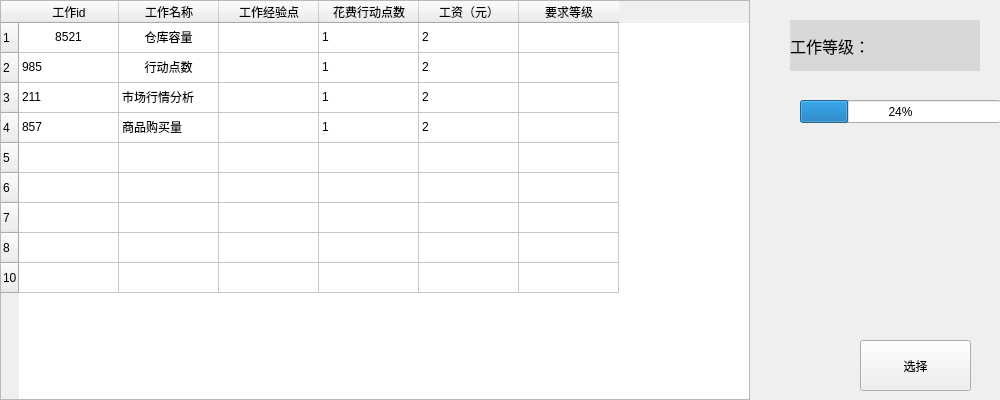
   <widget class="QWidget" name="job" native="true">
    <property name="geometry">
     <rect>
      <x>0</x>
      <y>100</y>
      <width>1000</width>
      <height>400</height>
     </rect>
    </property>
    <widget class="QTableWidget" name="job_table">
     <property name="geometry">
      <rect>
       <x>0</x>
       <y>0</y>
       <width>750</width>
       <height>400</height>
      </rect>
     </property>
     <property name="sizePolicy">
      <sizepolicy hsizetype="Expanding" vsizetype="Expanding">
       <horstretch>0</horstretch>
       <verstretch>0</verstretch>
      </sizepolicy>
     </property>
     <property name="sizeAdjustPolicy">
      <enum>QAbstractScrollArea::AdjustIgnored</enum>
     </property>
     <property name="autoScroll">
      <bool>true</bool>
     </property>
     <property name="autoScrollMargin">
      <number>16</number>
     </property>
     <row>
      <property name="text">
       <string>1</string>
      </property>
     </row>
     <row>
      <property name="text">
       <string>2</string>
      </property>
     </row>
     <row>
      <property name="text">
       <string>3</string>
      </property>
     </row>
     <row>
      <property name="text">
       <string>4</string>
      </property>
     </row>
     <row>
      <property name="text">
       <string>5</string>
      </property>
     </row>
     <row>
      <property name="text">
       <string>6</string>
      </property>
     </row>
     <row>
      <property name="text">
       <string>7</string>
      </property>
     </row>
     <row>
      <property name="text">
       <string>8</string>
      </property>
     </row>
     <row>
      <property name="text">
       <string>10</string>
      </property>
     </row>
     <column>
      <property name="text">
       <string>工作id</string>
      </property>
      <property name="textAlignment">
       <set>AlignCenter</set>
      </property>
     </column>
     <column>
      <property name="text">
       <string>工作名称</string>
      </property>
      <property name="textAlignment">
       <set>AlignCenter</set>
      </property>
     </column>
     <column>
      <property name="text">
       <string>工作经验点</string>
      </property>
      <property name="textAlignment">
       <set>AlignCenter</set>
      </property>
     </column>
     <column>
      <property name="text">
       <string>花费行动点数</string>
      </property>
      <property name="textAlignment">
       <set>AlignCenter</set>
      </property>
     </column>
     <column>
      <property name="text">
       <string>工资（元）</string>
      </property>
      <property name="textAlignment">
       <set>AlignCenter</set>
      </property>
     </column>
     <column>
      <property name="text">
       <string>要求等级</string>
      </property>
     </column>
     <item row="0" column="0">
      <property name="text">
       <string>8521</string>
      </property>
      <property name="textAlignment">
       <set>AlignCenter</set>
      </property>
     </item>
     <item row="0" column="1">
      <property name="text">
       <string>仓库容量</string>
      </property>
      <property name="textAlignment">
       <set>AlignCenter</set>
      </property>
     </item>
     <item row="0" column="3">
      <property name="text">
       <string>1</string>
      </property>
     </item>
     <item row="0" column="4">
      <property name="text">
       <string>2</string>
      </property>
     </item>
     <item row="1" column="0">
      <property name="text">
       <string>985</string>
      </property>
     </item>
     <item row="1" column="1">
      <property name="text">
       <string>行动点数</string>
      </property>
      <property name="textAlignment">
       <set>AlignCenter</set>
      </property>
     </item>
     <item row="1" column="3">
      <property name="text">
       <string>1</string>
      </property>
     </item>
     <item row="1" column="4">
      <property name="text">
       <string>2</string>
      </property>
     </item>
     <item row="2" column="0">
      <property name="text">
       <string>211</string>
      </property>
     </item>
     <item row="2" column="1">
      <property name="text">
       <string>市场行情分析</string>
      </property>
     </item>
     <item row="2" column="3">
      <property name="text">
       <string>1</string>
      </property>
     </item>
     <item row="2" column="4">
      <property name="text">
       <string>2</string>
      </property>
     </item>
     <item row="3" column="0">
      <property name="text">
       <string>857</string>
      </property>
     </item>
     <item row="3" column="1">
      <property name="text">
       <string>商品购买量</string>
      </property>
     </item>
     <item row="3" column="3">
      <property name="text">
       <string>1</string>
      </property>
     </item>
     <item row="3" column="4">
      <property name="text">
       <string>2</string>
      </property>
     </item>
    </widget>
    <widget class="QPushButton" name="select_job">
     <property name="geometry">
      <rect>
       <x>860</x>
       <y>340</y>
       <width>111</width>
       <height>51</height>
      </rect>
     </property>
     <property name="text">
      <string>选择</string>
     </property>
    </widget>
    <widget class="QLabel" name="job_id">
     <property name="geometry">
      <rect>
       <x>790</x>
       <y>190</y>
       <width>191</width>
       <height>91</height>
      </rect>
     </property>
     <property name="font">
      <font>
       <pointsize>12</pointsize>
      </font>
     </property>
     <property name="text">
      <string/>
     </property>
    </widget>
    <widget class="QLabel" name="job_name">
     <property name="geometry">
      <rect>
       <x>790</x>
       <y>70</y>
       <width>191</width>
       <height>91</height>
      </rect>
     </property>
     <property name="font">
      <font>
       <pointsize>12</pointsize>
      </font>
     </property>
     <property name="text">
      <string/>
     </property>
    </widget>
    <widget class="QLabel" name="job_level">
     <property name="geometry">
      <rect>
       <x>790</x>
       <y>20</y>
       <width>190</width>
       <height>51</height>
      </rect>
     </property>
     <property name="font">
      <font>
       <pointsize>12</pointsize>
      </font>
     </property>
     <property name="styleSheet">
      <string notr="true">background-color: #D8D8D8;</string>
     </property>
     <property name="text">
      <string>工作等级：</string>
     </property>
     <property name="wordWrap">
      <bool>false</bool>
     </property>
    </widget>
    <widget class="QProgressBar" name="job_level_exp">
     <property name="geometry">
      <rect>
       <x>800</x>
       <y>100</y>
       <width>201</width>
       <height>23</height>
      </rect>
     </property>
     <property name="value">
      <number>24</number>
     </property>
    </widget>
   </widget>
